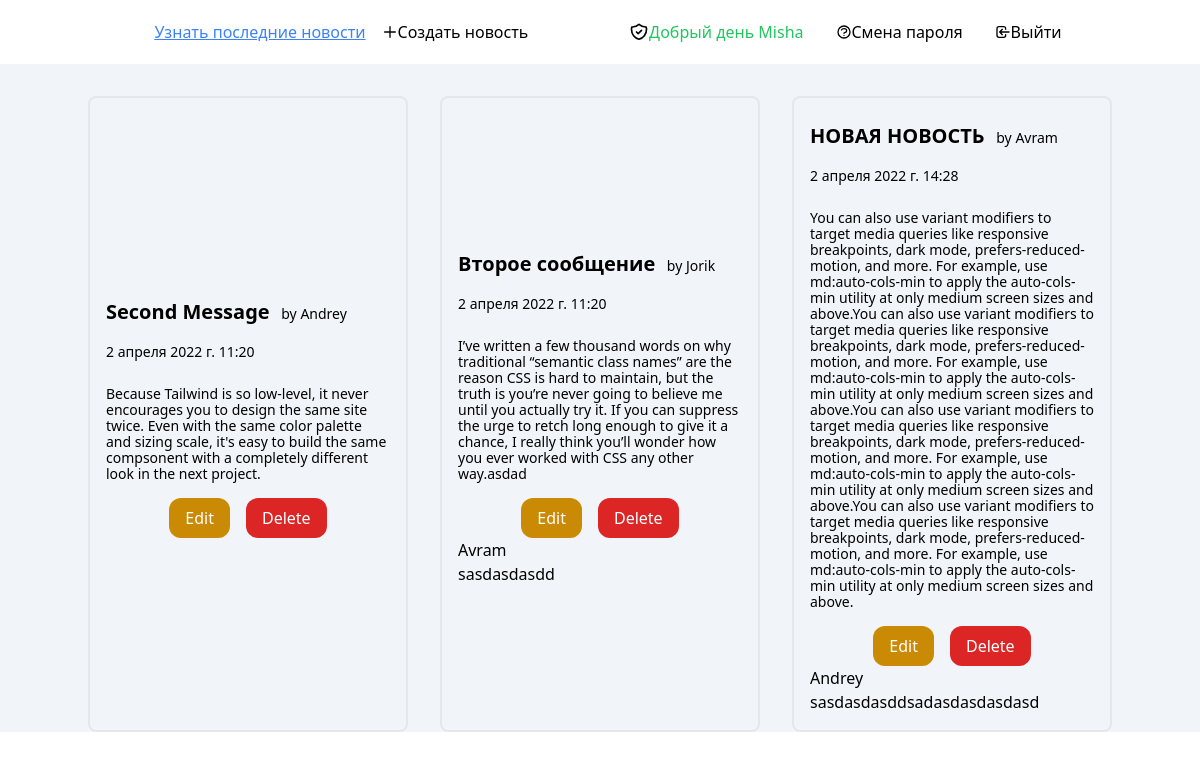
/articles/ (signed in), run on an earlier commit of the app's database.
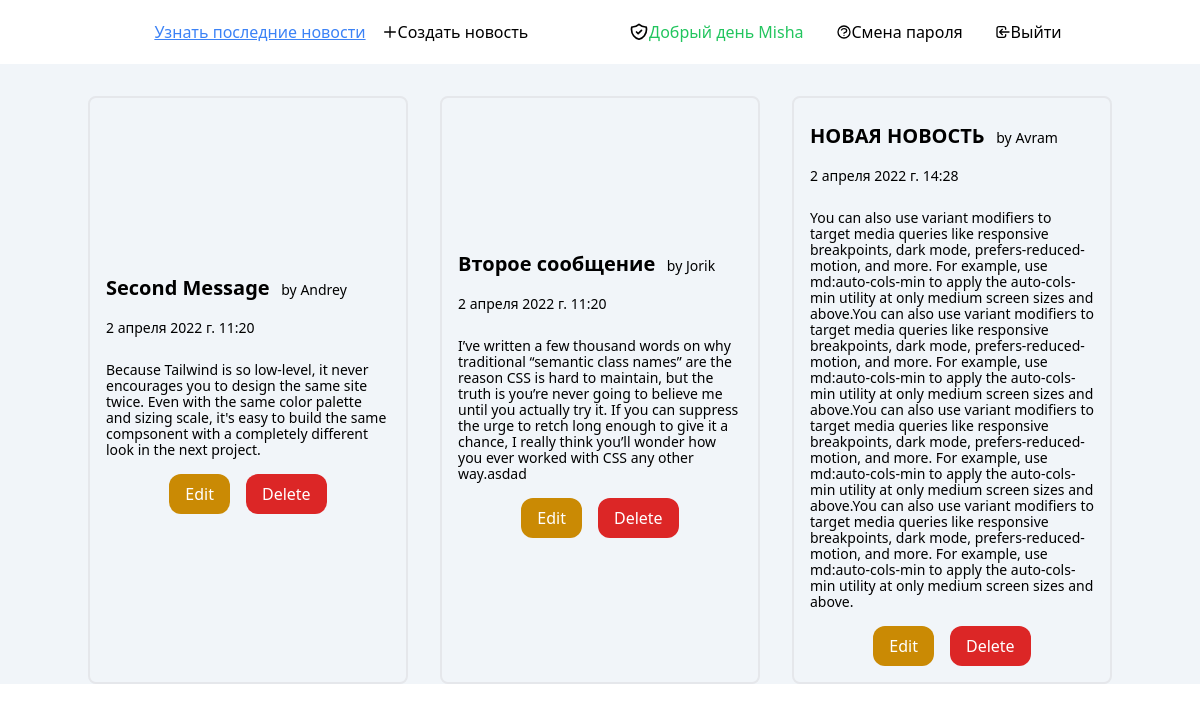
And on a later commit of the database.
### articles/models.py (models this page shows, shortened)
class Article(models.Model):
    title = models.CharField(max_length=255, help_text='Введите название сообщения', verbose_name='Название')
    body = models.TextField(help_text='Введите содержание сообщения', verbose_name='Текст')
    date = models.DateTimeField(auto_now_add=True, verbose_name='Дата')  # автодобавление даты в создание сообщения
    author = models.ForeignKey(get_user_model(), on_delete=models.CASCADE,
                               verbose_name='Автор')  # Many-To-One в первом параметре -

class Comment(models.Model):
    article = models.ForeignKey('Article', on_delete=models.CASCADE,
                                related_name='comments', )  # Много комментариев к одной новости...
    comment = models.CharField(max_length=150, )
    author = models.ForeignKey(get_user_model(), on_delete=models.CASCADE,
                               verbose_name='Автор')  # Many-To-One в первом параметре -
    def __str__(self):
        return self.comment  # для отображения в админке коммента

### users/models.py (models this page shows)
class CustomUser(AbstractUser):
    age = models.PositiveIntegerField(null=True, blank=True)  # Добавление нового поля в стандартную модель данных юзера
    hairColor = models.CharField(max_length=50, null=True)

### articles/views.py (the view)
# urls.py: path('', ArticleListView.as_view(), name='article_list'),
class ArticleListView(LoginRequiredMixin, ListView):  # Миксин не дает гостю зайти на url просмотра сообщений
    model = Article
    template_name = 'article_list.html'
    login_url = 'login'  # Редирект на url, если гость неавторизован

### templates/article_list.html (shortened to what this page needs)
{% extends 'base.html' %}
{% block content %}
    <section class="my-8">
        <div class="container mx-auto">
            <div class="grid grid-cols-3 gap-8">
                {% for article in object_list %}
                    <div class="flex items-center justify-center border-2 rounded-lg p-4">
                        <div class="flex flex-col">
                            <a href="{% url 'article_details' article.pk %}">
                                <div class="text-xl font-bold py-2"> {{ article.title }}<span
                                        class=" pl-2 text-sm font-light">
                                by {{ article.author }}</span></div>
                                <div class="text-sm font-light py-2"> {{ article.date }}</div>
                                <div class="text-sm font-medium leading-4 py-4"> {{ article.body }}</div>
                            </a>
                            <div class="flex justify-center gap-4">
                                <a class="py-2 px-4 text-white bg-yellow-600 hover:bg-yellow-500 rounded-xl"
                                   href="{% url 'article_edit' article.pk %}">Edit</a>
                                <a class="py-2 px-4 text-white bg-red-600 hover:bg-red-500 rounded-xl"
                                   href="{% url 'article_delete' article.pk %}">Delete</a>
                            </div>
                            <div>{% for comment in article.comments.all %}
                                <div>
                                    <p>{{ comment.author }}</p>
                                    <p>{{ comment }}</p>
                                </div>
                            {% endfor %}</div>
                        </div>
                    </div>
                {% endfor %}
            </div>
        </div>
    </section>
{% endblock content %}

What changed in the data, as far as the page shows it:
removed Comment: author "Avram", comment "sasdasdasdd", shown under Article "Второе сообщение"
removed Comment: author "Andrey", comment "sasdasdasddsadasdasdasdasd", shown under Article "НОВАЯ НОВОСТЬ"
